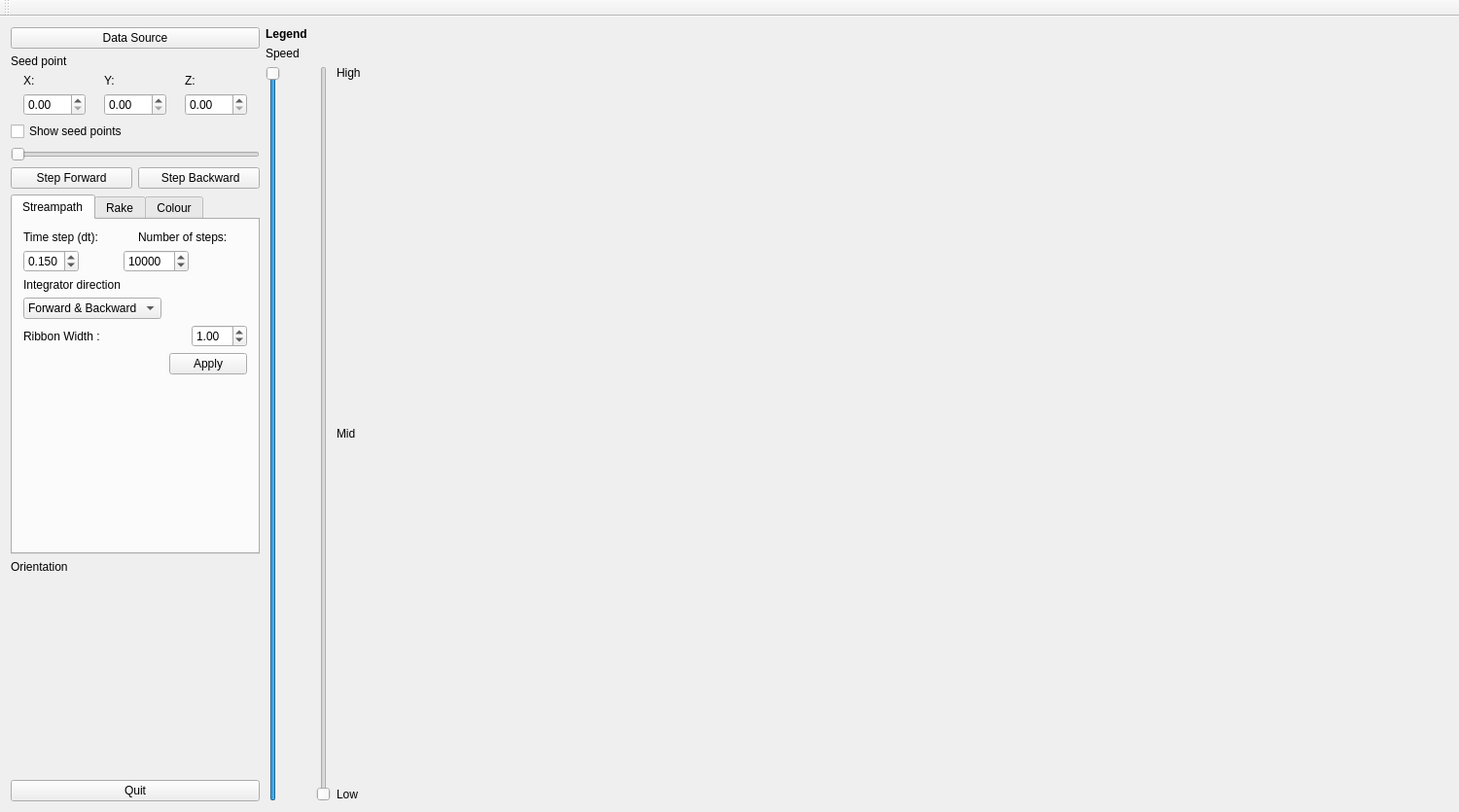
<?xml version="1.0" encoding="UTF-8"?>
<ui version="4.0">
 <class>MainWindow</class>
 <widget class="QMainWindow" name="MainWindow">
  <property name="geometry">
   <rect>
    <x>0</x>
    <y>0</y>
    <width>1500</width>
    <height>835</height>
   </rect>
  </property>
  <property name="windowTitle">
   <string>Streamline Plotter</string>
  </property>
  <widget class="QWidget" name="centralWidget">
   <layout class="QHBoxLayout" name="horizontalLayout">
    <item>
     <layout class="QVBoxLayout" name="verticalLayout_2">
      <item>
       <layout class="QVBoxLayout" name="verticalLayout">
        <item>
         <widget class="QPushButton" name="loadData">
          <property name="sizePolicy">
           <sizepolicy hsizetype="Minimum" vsizetype="Fixed">
            <horstretch>0</horstretch>
            <verstretch>0</verstretch>
           </sizepolicy>
          </property>
          <property name="text">
           <string>Data Source</string>
          </property>
         </widget>
        </item>
        <item>
         <widget class="QLabel" name="label_6">
          <property name="sizePolicy">
           <sizepolicy hsizetype="Maximum" vsizetype="Preferred">
            <horstretch>0</horstretch>
            <verstretch>0</verstretch>
           </sizepolicy>
          </property>
          <property name="text">
           <string>&lt;html&gt;&lt;head/&gt;&lt;body&gt;&lt;p&gt;Seed point&lt;/p&gt;&lt;/body&gt;&lt;/html&gt;</string>
          </property>
         </widget>
        </item>
        <item>
         <layout class="QHBoxLayout" name="horizontalLayout_2">
          <item>
           <layout class="QVBoxLayout" name="verticalLayout_12">
            <item>
             <widget class="QLabel" name="label_22">
              <property name="text">
               <string>X:</string>
              </property>
             </widget>
            </item>
            <item>
             <widget class="QDoubleSpinBox" name="X">
              <property name="sizePolicy">
               <sizepolicy hsizetype="Maximum" vsizetype="Fixed">
                <horstretch>0</horstretch>
                <verstretch>0</verstretch>
               </sizepolicy>
              </property>
              <property name="maximum">
               <double>999.990000000000009</double>
              </property>
              <property name="value">
               <double>0.000000000000000</double>
              </property>
             </widget>
            </item>
           </layout>
          </item>
          <item>
           <layout class="QVBoxLayout" name="verticalLayout_13">
            <item>
             <widget class="QLabel" name="label_23">
              <property name="text">
               <string>Y:</string>
              </property>
             </widget>
            </item>
            <item>
             <widget class="QDoubleSpinBox" name="Y">
              <property name="sizePolicy">
               <sizepolicy hsizetype="Maximum" vsizetype="Fixed">
                <horstretch>0</horstretch>
                <verstretch>0</verstretch>
               </sizepolicy>
              </property>
              <property name="maximum">
               <double>999.990000000000009</double>
              </property>
              <property name="value">
               <double>0.000000000000000</double>
              </property>
             </widget>
            </item>
           </layout>
          </item>
          <item>
           <layout class="QVBoxLayout" name="verticalLayout_14">
            <item>
             <widget class="QLabel" name="label_24">
              <property name="text">
               <string>Z:</string>
              </property>
             </widget>
            </item>
            <item>
             <widget class="QDoubleSpinBox" name="Z">
              <property name="sizePolicy">
               <sizepolicy hsizetype="Maximum" vsizetype="Fixed">
                <horstretch>0</horstretch>
                <verstretch>0</verstretch>
               </sizepolicy>
              </property>
              <property name="maximum">
               <double>999.990000000000009</double>
              </property>
              <property name="value">
               <double>0.000000000000000</double>
              </property>
             </widget>
            </item>
           </layout>
          </item>
         </layout>
        </item>
        <item>
         <widget class="QCheckBox" name="showSeedsBox">
          <property name="text">
           <string>Show seed points</string>
          </property>
         </widget>
        </item>
        <item>
         <widget class="QSlider" name="progressSlider">
          <property name="sizePolicy">
           <sizepolicy hsizetype="Minimum" vsizetype="Fixed">
            <horstretch>0</horstretch>
            <verstretch>0</verstretch>
           </sizepolicy>
          </property>
          <property name="orientation">
           <enum>Qt::Horizontal</enum>
          </property>
         </widget>
        </item>
        <item>
         <layout class="QHBoxLayout" name="horizontalLayout_3">
          <item>
           <widget class="QPushButton" name="forwardButt">
            <property name="text">
             <string>Step Forward</string>
            </property>
           </widget>
          </item>
          <item>
           <widget class="QPushButton" name="backButt">
            <property name="text">
             <string> Step Backward</string>
            </property>
           </widget>
          </item>
         </layout>
        </item>
        <item>
         <widget class="QTabWidget" name="tabWidget">
          <property name="sizePolicy">
           <sizepolicy hsizetype="Maximum" vsizetype="Expanding">
            <horstretch>0</horstretch>
            <verstretch>0</verstretch>
           </sizepolicy>
          </property>
          <property name="currentIndex">
           <number>0</number>
          </property>
          <widget class="QWidget" name="Streampath">
           <attribute name="title">
            <string>Streampath</string>
           </attribute>
           <layout class="QVBoxLayout" name="verticalLayout_3">
            <item>
             <layout class="QHBoxLayout" name="horizontalLayout_11">
              <item>
               <widget class="QLabel" name="label_2">
                <property name="text">
                 <string>Time step (dt):</string>
                </property>
               </widget>
              </item>
              <item>
               <widget class="QLabel" name="label_3">
                <property name="text">
                 <string>Number of steps:</string>
                </property>
               </widget>
              </item>
             </layout>
            </item>
            <item>
             <layout class="QHBoxLayout" name="horizontalLayout_9">
              <item>
               <widget class="QDoubleSpinBox" name="dt">
                <property name="sizePolicy">
                 <sizepolicy hsizetype="Maximum" vsizetype="Fixed">
                  <horstretch>0</horstretch>
                  <verstretch>0</verstretch>
                 </sizepolicy>
                </property>
                <property name="decimals">
                 <number>3</number>
                </property>
                <property name="maximum">
                 <double>1.000000000000000</double>
                </property>
                <property name="singleStep">
                 <double>0.005000000000000</double>
                </property>
                <property name="value">
                 <double>0.150000000000000</double>
                </property>
               </widget>
              </item>
              <item>
               <spacer name="horizontalSpacer_4">
                <property name="orientation">
                 <enum>Qt::Horizontal</enum>
                </property>
                <property name="sizeHint" stdset="0">
                 <size>
                  <width>40</width>
                  <height>20</height>
                 </size>
                </property>
               </spacer>
              </item>
              <item>
               <widget class="QSpinBox" name="steps">
                <property name="sizePolicy">
                 <sizepolicy hsizetype="Maximum" vsizetype="Fixed">
                  <horstretch>100</horstretch>
                  <verstretch>0</verstretch>
                 </sizepolicy>
                </property>
                <property name="maximum">
                 <number>99999999</number>
                </property>
                <property name="singleStep">
                 <number>10</number>
                </property>
                <property name="value">
                 <number>10000</number>
                </property>
               </widget>
              </item>
              <item>
               <spacer name="horizontalSpacer_5">
                <property name="orientation">
                 <enum>Qt::Horizontal</enum>
                </property>
                <property name="sizeHint" stdset="0">
                 <size>
                  <width>60</width>
                  <height>20</height>
                 </size>
                </property>
               </spacer>
              </item>
             </layout>
            </item>
            <item>
             <widget class="QLabel" name="label_10">
              <property name="text">
               <string>Integrator direction</string>
              </property>
             </widget>
            </item>
            <item>
             <widget class="QComboBox" name="comboBox">
              <property name="sizePolicy">
               <sizepolicy hsizetype="Maximum" vsizetype="Fixed">
                <horstretch>0</horstretch>
                <verstretch>0</verstretch>
               </sizepolicy>
              </property>
              <property name="currentText">
               <string>Forward &amp; Backward</string>
              </property>
              <property name="currentIndex">
               <number>2</number>
              </property>
              <property name="insertPolicy">
               <enum>QComboBox::InsertAtBottom</enum>
              </property>
              <item>
               <property name="text">
                <string>Forward</string>
               </property>
              </item>
              <item>
               <property name="text">
                <string>Backward</string>
               </property>
              </item>
              <item>
               <property name="text">
                <string>Forward &amp; Backward</string>
               </property>
              </item>
             </widget>
            </item>
            <item>
             <layout class="QHBoxLayout" name="horizontalLayout_20">
              <item>
               <widget class="QLabel" name="ribbonLabel">
                <property name="text">
                 <string>Ribbon Width :</string>
                </property>
               </widget>
              </item>
              <item>
               <spacer name="horizontalSpacer_15">
                <property name="orientation">
                 <enum>Qt::Horizontal</enum>
                </property>
                <property name="sizeHint" stdset="0">
                 <size>
                  <width>40</width>
                  <height>20</height>
                 </size>
                </property>
               </spacer>
              </item>
              <item>
               <widget class="QDoubleSpinBox" name="ribbonWBox">
                <property name="sizePolicy">
                 <sizepolicy hsizetype="Maximum" vsizetype="Fixed">
                  <horstretch>0</horstretch>
                  <verstretch>0</verstretch>
                 </sizepolicy>
                </property>
                <property name="singleStep">
                 <double>0.100000000000000</double>
                </property>
                <property name="value">
                 <double>1.000000000000000</double>
                </property>
               </widget>
              </item>
             </layout>
            </item>
            <item>
             <layout class="QHBoxLayout" name="horizontalLayout_21">
              <item>
               <spacer name="horizontalSpacer_14">
                <property name="orientation">
                 <enum>Qt::Horizontal</enum>
                </property>
                <property name="sizeHint" stdset="0">
                 <size>
                  <width>40</width>
                  <height>20</height>
                 </size>
                </property>
               </spacer>
              </item>
              <item>
               <widget class="QPushButton" name="pushButton_2">
                <property name="sizePolicy">
                 <sizepolicy hsizetype="Maximum" vsizetype="Fixed">
                  <horstretch>0</horstretch>
                  <verstretch>0</verstretch>
                 </sizepolicy>
                </property>
                <property name="text">
                 <string>Apply</string>
                </property>
               </widget>
              </item>
             </layout>
            </item>
            <item>
             <spacer name="verticalSpacer">
              <property name="orientation">
               <enum>Qt::Vertical</enum>
              </property>
              <property name="sizeHint" stdset="0">
               <size>
                <width>20</width>
                <height>40</height>
               </size>
              </property>
             </spacer>
            </item>
           </layout>
          </widget>
          <widget class="QWidget" name="Rake">
           <attribute name="title">
            <string>Rake</string>
           </attribute>
           <layout class="QVBoxLayout" name="verticalLayout_5">
            <item>
             <layout class="QHBoxLayout" name="horizontalLayout_4">
              <item>
               <widget class="QLabel" name="rakeLabel">
                <property name="sizePolicy">
                 <sizepolicy hsizetype="Maximum" vsizetype="Preferred">
                  <horstretch>0</horstretch>
                  <verstretch>0</verstretch>
                 </sizepolicy>
                </property>
                <property name="text">
                 <string>Rake Length</string>
                </property>
               </widget>
              </item>
              <item>
               <widget class="QLabel" name="label_5">
                <property name="sizePolicy">
                 <sizepolicy hsizetype="Maximum" vsizetype="Preferred">
                  <horstretch>0</horstretch>
                  <verstretch>0</verstretch>
                 </sizepolicy>
                </property>
                <property name="text">
                 <string>Number of streams</string>
                </property>
               </widget>
              </item>
             </layout>
            </item>
            <item>
             <layout class="QHBoxLayout" name="horizontalLayout_5">
              <property name="spacing">
               <number>6</number>
              </property>
              <item>
               <widget class="QDoubleSpinBox" name="rLenBox">
                <property name="sizePolicy">
                 <sizepolicy hsizetype="Maximum" vsizetype="Fixed">
                  <horstretch>0</horstretch>
                  <verstretch>0</verstretch>
                 </sizepolicy>
                </property>
                <property name="maximum">
                 <double>999.990000000000009</double>
                </property>
               </widget>
              </item>
              <item>
               <spacer name="horizontalSpacer">
                <property name="orientation">
                 <enum>Qt::Horizontal</enum>
                </property>
                <property name="sizeHint" stdset="0">
                 <size>
                  <width>40</width>
                  <height>20</height>
                 </size>
                </property>
               </spacer>
              </item>
              <item>
               <widget class="QSpinBox" name="sNoBox">
                <property name="sizePolicy">
                 <sizepolicy hsizetype="Maximum" vsizetype="Fixed">
                  <horstretch>0</horstretch>
                  <verstretch>0</verstretch>
                 </sizepolicy>
                </property>
                <property name="maximum">
                 <number>100</number>
                </property>
                <property name="value">
                 <number>1</number>
                </property>
               </widget>
              </item>
              <item>
               <spacer name="horizontalSpacer_2">
                <property name="orientation">
                 <enum>Qt::Horizontal</enum>
                </property>
                <property name="sizeHint" stdset="0">
                 <size>
                  <width>40</width>
                  <height>20</height>
                 </size>
                </property>
               </spacer>
              </item>
             </layout>
            </item>
            <item>
             <widget class="QLabel" name="label_7">
              <property name="text">
               <string>Rake Orientation</string>
              </property>
             </widget>
            </item>
            <item>
             <layout class="QHBoxLayout" name="horizontalLayout_6">
              <item>
               <widget class="QLabel" name="label">
                <property name="sizePolicy">
                 <sizepolicy hsizetype="Maximum" vsizetype="Preferred">
                  <horstretch>0</horstretch>
                  <verstretch>0</verstretch>
                 </sizepolicy>
                </property>
                <property name="text">
                 <string>X:</string>
                </property>
               </widget>
              </item>
              <item>
               <widget class="QDoubleSpinBox" name="rX">
                <property name="sizePolicy">
                 <sizepolicy hsizetype="Maximum" vsizetype="Fixed">
                  <horstretch>0</horstretch>
                  <verstretch>0</verstretch>
                 </sizepolicy>
                </property>
                <property name="decimals">
                 <number>1</number>
                </property>
                <property name="minimum">
                 <double>-1.000000000000000</double>
                </property>
                <property name="maximum">
                 <double>1.000000000000000</double>
                </property>
                <property name="singleStep">
                 <double>0.010000000000000</double>
                </property>
                <property name="value">
                 <double>1.000000000000000</double>
                </property>
               </widget>
              </item>
              <item>
               <widget class="QLabel" name="label_12">
                <property name="sizePolicy">
                 <sizepolicy hsizetype="Maximum" vsizetype="Preferred">
                  <horstretch>0</horstretch>
                  <verstretch>0</verstretch>
                 </sizepolicy>
                </property>
                <property name="text">
                 <string>Y:</string>
                </property>
               </widget>
              </item>
              <item>
               <widget class="QDoubleSpinBox" name="rY">
                <property name="sizePolicy">
                 <sizepolicy hsizetype="Maximum" vsizetype="Fixed">
                  <horstretch>0</horstretch>
                  <verstretch>0</verstretch>
                 </sizepolicy>
                </property>
                <property name="decimals">
                 <number>1</number>
                </property>
                <property name="minimum">
                 <double>-1.000000000000000</double>
                </property>
                <property name="maximum">
                 <double>1.000000000000000</double>
                </property>
                <property name="singleStep">
                 <double>0.010000000000000</double>
                </property>
               </widget>
              </item>
              <item>
               <widget class="QLabel" name="label_13">
                <property name="sizePolicy">
                 <sizepolicy hsizetype="Maximum" vsizetype="Preferred">
                  <horstretch>0</horstretch>
                  <verstretch>0</verstretch>
                 </sizepolicy>
                </property>
                <property name="text">
                 <string>Z:</string>
                </property>
               </widget>
              </item>
              <item>
               <widget class="QDoubleSpinBox" name="rZ">
                <property name="sizePolicy">
                 <sizepolicy hsizetype="Maximum" vsizetype="Fixed">
                  <horstretch>0</horstretch>
                  <verstretch>0</verstretch>
                 </sizepolicy>
                </property>
                <property name="decimals">
                 <number>1</number>
                </property>
                <property name="minimum">
                 <double>-1.000000000000000</double>
                </property>
                <property name="maximum">
                 <double>1.000000000000000</double>
                </property>
                <property name="singleStep">
                 <double>0.010000000000000</double>
                </property>
               </widget>
              </item>
             </layout>
            </item>
            <item>
             <spacer name="verticalSpacer_2">
              <property name="orientation">
               <enum>Qt::Vertical</enum>
              </property>
              <property name="sizeHint" stdset="0">
               <size>
                <width>20</width>
                <height>40</height>
               </size>
              </property>
             </spacer>
            </item>
           </layout>
          </widget>
          <widget class="QWidget" name="tab">
           <attribute name="title">
            <string>Colour</string>
           </attribute>
           <layout class="QVBoxLayout" name="verticalLayout_8">
            <item>
             <layout class="QVBoxLayout" name="verticalLayout_6">
              <item>
               <widget class="QCheckBox" name="speedMBox">
                <property name="text">
                 <string>Map to speed</string>
                </property>
               </widget>
              </item>
              <item>
               <widget class="QCheckBox" name="helMBox">
                <property name="text">
                 <string>Map to helicity</string>
                </property>
               </widget>
              </item>
              <item>
               <widget class="QCheckBox" name="helMagMBox">
                <property name="text">
                 <string>Map to helicity magnitude</string>
                </property>
               </widget>
              </item>
              <item>
               <widget class="Line" name="line">
                <property name="orientation">
                 <enum>Qt::Horizontal</enum>
                </property>
               </widget>
              </item>
              <item>
               <widget class="QCheckBox" name="rescaleBox">
                <property name="text">
                 <string>Manual rescale</string>
                </property>
               </widget>
              </item>
              <item>
               <widget class="QCheckBox" name="hideLBox">
                <property name="text">
                 <string>Hide legend</string>
                </property>
               </widget>
              </item>
              <item>
               <spacer name="verticalSpacer_3">
                <property name="orientation">
                 <enum>Qt::Vertical</enum>
                </property>
                <property name="sizeHint" stdset="0">
                 <size>
                  <width>20</width>
                  <height>40</height>
                 </size>
                </property>
               </spacer>
              </item>
             </layout>
            </item>
           </layout>
          </widget>
         </widget>
        </item>
        <item>
         <widget class="QLabel" name="label_4">
          <property name="text">
           <string>Orientation</string>
          </property>
         </widget>
        </item>
        <item>
         <widget class="OrieGLWidget" name="widget" native="true">
          <property name="minimumSize">
           <size>
            <width>0</width>
            <height>200</height>
           </size>
          </property>
          <property name="toolTip">
           <string>&lt;html&gt;&lt;head/&gt;&lt;body&gt;&lt;p&gt;Left click to reset zoom&lt;/p&gt;&lt;p&gt;Right click to reset orientation&lt;/p&gt;&lt;/body&gt;&lt;/html&gt;</string>
          </property>
          <property name="toolTipDuration">
           <number>-1</number>
          </property>
         </widget>
        </item>
       </layout>
      </item>
      <item>
       <widget class="QPushButton" name="pushButton">
        <property name="text">
         <string>Quit</string>
        </property>
       </widget>
      </item>
     </layout>
    </item>
    <item>
     <layout class="QVBoxLayout" name="verticalLayout_9">
      <item>
       <widget class="QLabel" name="LegL">
        <property name="font">
         <font>
          <weight>75</weight>
          <bold>true</bold>
         </font>
        </property>
        <property name="text">
         <string>Legend</string>
        </property>
       </widget>
      </item>
      <item>
       <widget class="QLabel" name="ScalL">
        <property name="text">
         <string>Speed</string>
        </property>
       </widget>
      </item>
      <item>
       <layout class="QHBoxLayout" name="horizontalLayout_10">
        <item>
         <widget class="QSlider" name="maxSlider">
          <property name="minimum">
           <number>0</number>
          </property>
          <property name="maximum">
           <number>100</number>
          </property>
          <property name="value">
           <number>100</number>
          </property>
          <property name="orientation">
           <enum>Qt::Vertical</enum>
          </property>
         </widget>
        </item>
        <item>
         <widget class="legGLWidget" name="LegGLWidget" native="true">
          <property name="sizePolicy">
           <sizepolicy hsizetype="Fixed" vsizetype="Preferred">
            <horstretch>0</horstretch>
            <verstretch>0</verstretch>
           </sizepolicy>
          </property>
          <property name="minimumSize">
           <size>
            <width>25</width>
            <height>0</height>
           </size>
          </property>
          <property name="toolTip">
           <string>Click to change colours</string>
          </property>
          <property name="toolTipDuration">
           <number>-1</number>
          </property>
         </widget>
        </item>
        <item>
         <widget class="QSlider" name="minSlider">
          <property name="minimum">
           <number>0</number>
          </property>
          <property name="maximum">
           <number>100</number>
          </property>
          <property name="singleStep">
           <number>1</number>
          </property>
          <property name="pageStep">
           <number>10</number>
          </property>
          <property name="orientation">
           <enum>Qt::Vertical</enum>
          </property>
         </widget>
        </item>
        <item>
         <layout class="QVBoxLayout" name="verticalLayout_7">
          <item>
           <widget class="QLabel" name="HighL">
            <property name="sizePolicy">
             <sizepolicy hsizetype="Fixed" vsizetype="Preferred">
              <horstretch>0</horstretch>
              <verstretch>0</verstretch>
             </sizepolicy>
            </property>
            <property name="minimumSize">
             <size>
              <width>85</width>
              <height>0</height>
             </size>
            </property>
            <property name="text">
             <string>High</string>
            </property>
           </widget>
          </item>
          <item>
           <spacer name="verticalSpacer_4">
            <property name="orientation">
             <enum>Qt::Vertical</enum>
            </property>
            <property name="sizeHint" stdset="0">
             <size>
              <width>20</width>
              <height>40</height>
             </size>
            </property>
           </spacer>
          </item>
          <item>
           <widget class="QLabel" name="MidL">
            <property name="sizePolicy">
             <sizepolicy hsizetype="Fixed" vsizetype="Preferred">
              <horstretch>0</horstretch>
              <verstretch>0</verstretch>
             </sizepolicy>
            </property>
            <property name="minimumSize">
             <size>
              <width>85</width>
              <height>0</height>
             </size>
            </property>
            <property name="text">
             <string>Mid</string>
            </property>
           </widget>
          </item>
          <item>
           <spacer name="verticalSpacer_5">
            <property name="orientation">
             <enum>Qt::Vertical</enum>
            </property>
            <property name="sizeHint" stdset="0">
             <size>
              <width>20</width>
              <height>40</height>
             </size>
            </property>
           </spacer>
          </item>
          <item>
           <widget class="QLabel" name="LowL">
            <property name="sizePolicy">
             <sizepolicy hsizetype="Fixed" vsizetype="Preferred">
              <horstretch>0</horstretch>
              <verstretch>0</verstretch>
             </sizepolicy>
            </property>
            <property name="maximumSize">
             <size>
              <width>85</width>
              <height>16777215</height>
             </size>
            </property>
            <property name="text">
             <string>Low</string>
            </property>
            <property name="wordWrap">
             <bool>false</bool>
            </property>
           </widget>
          </item>
         </layout>
        </item>
       </layout>
      </item>
     </layout>
    </item>
    <item>
     <widget class="GLWidget" name="GLwidget" native="true">
      <property name="sizePolicy">
       <sizepolicy hsizetype="Expanding" vsizetype="Preferred">
        <horstretch>0</horstretch>
        <verstretch>0</verstretch>
       </sizepolicy>
      </property>
     </widget>
    </item>
   </layout>
  </widget>
  <widget class="QToolBar" name="mainToolBar">
   <attribute name="toolBarArea">
    <enum>TopToolBarArea</enum>
   </attribute>
   <attribute name="toolBarBreak">
    <bool>false</bool>
   </attribute>
  </widget>
  <widget class="QMenuBar" name="menuBar">
   <property name="geometry">
    <rect>
     <x>0</x>
     <y>0</y>
     <width>1500</width>
     <height>20</height>
    </rect>
   </property>
  </widget>
 </widget>
 <layoutdefault spacing="6" margin="11"/>
 <customwidgets>
  <customwidget>
   <class>GLWidget</class>
   <extends>QWidget</extends>
   <header>glwidget.h</header>
   <container>1</container>
  </customwidget>
  <customwidget>
   <class>OrieGLWidget</class>
   <extends>QWidget</extends>
   <header>orieglwidget.h</header>
   <container>1</container>
  </customwidget>
  <customwidget>
   <class>legGLWidget</class>
   <extends>QWidget</extends>
   <header>legglwidget.h</header>
   <container>1</container>
  </customwidget>
 </customwidgets>
 <resources/>
 <connections>
  <connection>
   <sender>pushButton</sender>
   <signal>released()</signal>
   <receiver>MainWindow</receiver>
   <slot>close()</slot>
   <hints>
    <hint type="sourcelabel">
     <x>58</x>
     <y>768</y>
    </hint>
    <hint type="destinationlabel">
     <x>51</x>
     <y>506</y>
    </hint>
   </hints>
  </connection>
 </connections>
</ui>
